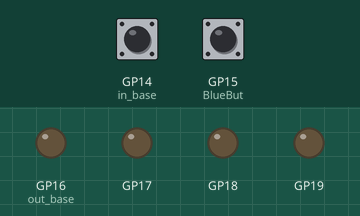
Bench run of a program on a simulated Raspberry Pi Pico running MicroPython. Shown: output pins drawn as LEDs (lit = HIGH). The test bench sets the inputs (shaded band); at power-on: GP15 (BlueBut) LOW, GP14 (in_base) LOW.

Above: at 1.2 s.
1.3 s: GP15 (BlueBut) pulled HIGH for 0.15 s
At 2.6 s:
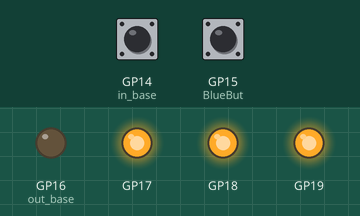
2.9 s: GP14 (in_base) pulled HIGH for 0.15 s
At 3.5 s:
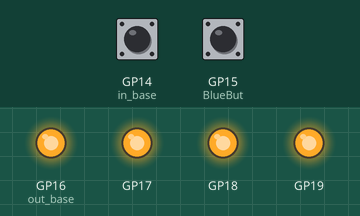
4.5 s: GP14 (in_base) pulled HIGH for 1 s
At 6.0 s:
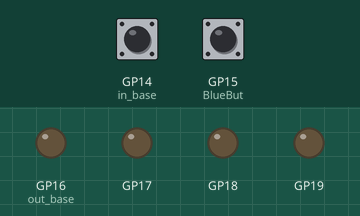
7.0 s: GP14 (in_base) pulled HIGH for 0.15 s
At 7.8 s:
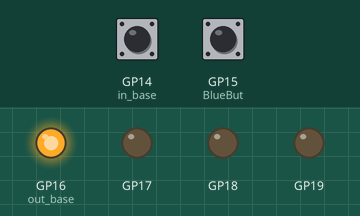
8.6 s: GP14 (in_base) pulled HIGH for 3.2 s
At 13.0 s:
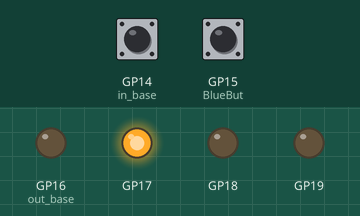
13.3 s: GP14 (in_base) pulled HIGH for 0.15 s
At 13.8 s:
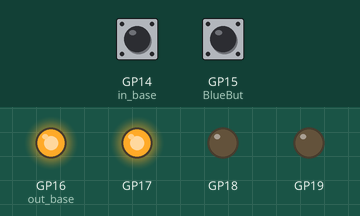
Timing chart, 0 to 15.9 s (numbered marks = the images above; inputs shaded):
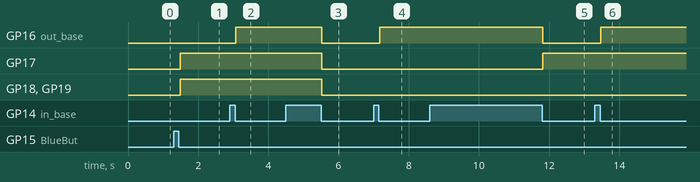

Measured:
- after the input at 1.3 s, GP17–19: LOW → HIGH after 0.18 s
- after the input at 2.9 s, GP16 (out_base): LOW → HIGH after 0.17 s
- after the input at 4.5 s, GP16 (out_base), GP17–19: HIGH → LOW after 1.0 s
- after the input at 7.0 s, GP16 (out_base): LOW → HIGH after 0.17 s
- after the input at 8.6 s, GP16 (out_base): HIGH → LOW after 3.2 s; GP17: LOW → HIGH after 3.2 s
- after the input at 13.3 s, GP16 (out_base): LOW → HIGH after 0.17 s

The program:

PW_94_twoButCounter.py
```python
'''
lesson 94
1- create a sumple two button counter to switch between to x values
'''
# import rp2
# from machine import Pin
# @rp2.asm_pio(out_init=(rp2.PIO.OUT_LOW,)*4,out_shiftdir=rp2.PIO.SHIFT_RIGHT)
# def pioProg():
#     wrap_target()
#     label('readAgain')
#     mov(isr,null)
#     in_(pins,2)

#     nop()[31]
#     nop()[31]
#     mov(x,isr)
#     jmp(not_x,'readAgain')
#     set(y,0b01)
#     jmp(x_not_y,'checkRed')
#     set(y,0b1010)
#     mov(pins,y)
#     jmp('readAgain')
#     label('checkRed')
#     set(y,0b10)
#     jmp(x_not_y,'readAgain')
#     set(y,0b0101)
#     mov(pins,y)
#     jmp('readAgain')
#     wrap()

# pin14=Pin(14,Pin.IN,Pin.PULL_DOWN)
# pin15=Pin(15,Pin.IN,Pin.PULL_DOWN)
# sm0=rp2.StateMachine(0,pioProg,2000,in_base=pin14,out_base=Pin(16,Pin.OUT))
# sm0.active(1)
# while True:
#     pass

##~~~~~~~~~~~~~~~~~~~~~~~
# import rp2
# from machine import Pin
# @rp2.asm_pio(out_init=(rp2.PIO.OUT_LOW,)*4,out_shiftdir=rp2.PIO.SHIFT_RIGHT)
# def pioProg():
#     wrap_target()
#     label('readAgain')
#     mov(isr,null)
#     in_(pins,2)
#     nop()[31]
#     nop()[31]
#     mov(x,isr)
#     jmp(not_x,'readAgain')
#     ## not_x jumps if nothing in x, if x = 0,  same not_y for y =o
#     ## x_not_y  jumps if x is not = to y
#     ## x_dec   loops if x is not zero, then decrements
#     ## input pin, jump if pin is not zero.
#     ##  not_osre  jumps if OSR is empty
#     set(y,0b01)
#     jmp(x_not_y,'checkBlue')
#     set(y,0b0101)
#     mov(pins,y)
#     jmp('readAgain')

#     label('checkBlue')
#     set(y,0b10)
#     jmp(x_not_y,'readAgain')
#     set(y,0b1010)
#     mov(pins,y)
#     jmp('readAgain')
#     wrap()
# pin14=Pin(14,Pin.IN,Pin.PULL_DOWN)
# pin15=Pin(15,Pin.IN,Pin.PULL_DOWN)
# sm0=rp2.StateMachine(0,pioProg,2000,in_base=pin14,out_base=Pin(16,Pin.OUT))
# sm0.active(1)
# while True:
#     pass

######## make two button control and then counter
# import rp2
# import sys
# from machine import Pin
# @rp2.asm_pio(out_init=(rp2.PIO.OUT_LOW,)*4,out_shiftdir=rp2.PIO.SHIFT_RIGHT)

# def pioProg():
#     wrap_target()
#     label('readAgain')
#     mov(isr,null)
#     in_(pins,2)
#     mov(x,isr)
#     jmp(not_x,'readAgain')
#     set(y,0b10)
#     jmp(x_not_y,'checkRed')## if y 10 does not equal x from the pins then it must be 1 or 11
#     set(y,0b1010)
#     mov(pins,y)
#     jmp('readAgain')

#     label('checkRed')
#     set(y,0b01)
#     jmp(x_not_y,'readAgain')## this covers if the pins are not 01 (could be 11 if both pushed)
#     set(y,0b0101)
#     mov(pins,y)
#     jmp('readAgain')
#     wrap()
# RedBut=Pin(15,Pin.IN,Pin.PULL_DOWN)
# sm0= rp2.StateMachine(0,pioProg,freq=2000,in_base=Pin(14,Pin.IN,Pin.PULL_DOWN),out_base=Pin(16,Pin.OUT))
# sm0.active(1)
# try:
#     while True:
#         pass
# except KeyboardInterrupt:
#     sm0.active(0)
#     sys.exit()
# import rp2 ## this works great
# import sys
# from machine import Pin
# @rp2.asm_pio(out_init=(rp2.PIO.OUT_LOW,)*4,out_shiftdir=rp2.PIO.SHIFT_RIGHT)
# def pioProg():
#     set(y,0b1111)
#     wrap_target()
#     # set(y,0b1111) either location should be good since it always runs between the readagain
#     label('readAgain')
#     mov(isr,null)
#     in_(pins,2)
#     nop()[31]
#     nop()[31]
#     mov(x,isr)
#     jmp(not_x,'readAgain')
#     mov(osr,y)## i am storing the y value in OSR and will retrieve it as necessary
#     set(y,0b10)
#     jmp(x_not_y,'checkRed')## if y 10 does not equal x from the pins then it must be 1 or 11
#     mov(y,osr)

#     jmp(y_dec,'decrement')
#     label('decrement')

#     wait(0,pin,1)
#     nop()[31]
#     nop()[31]
#     mov(pins,y)
#     # mov(osr,y) ## do not need it since it is above when the readAgain occurs
#     jmp('readAgain')

#     label('checkRed')
#     set(y,0b01)
#     jmp(x_not_y,'readAgain')## this covers if the pins are not 01 (could be 11 if both pushed)
#     mov(y,osr)
#     mov(y,invert(y))
#     jmp(y_dec,'increment') ## this does increment
#     label('increment')
#     mov(y,invert(y))
#     wait(0,pin,0)
#     nop()[31]
#     nop()[31]

#     mov(pins,y)
#     jmp('readAgain')
#     wrap()
# RedBut=Pin(15,Pin.IN,Pin.PULL_DOWN)
# sm0= rp2.StateMachine(0,pioProg,freq=2000,in_base=Pin(14,Pin.IN,Pin.PULL_DOWN),out_base=Pin(16,Pin.OUT))
# sm0.active(1)
# try:
#     while True:
#         pass
# except KeyboardInterrupt:
#     sm0.active(0)
#     sys.exit()
### below working up down counter
# import rp2
# from time import sleep
# from machine import Pin
# @rp2.asm_pio(out_init=(rp2.PIO.OUT_LOW,)*4,out_shiftdir=rp2.PIO.SHIFT_RIGHT)
# def pioProg():
#     set(y,0b1111)
#     wrap_target()
#     label('readAgain')
#     # mov(osr,y) ## okay to have almost anywhere before it is first used. maintains active count
#     mov(isr,null)
#     in_(pins,2)
#     nop()[31]
#     nop()[31]
#     mov(x,isr)
#     jmp(not_x,'readAgain')
#     mov(osr,y)
#     set(y,0b0001)
#     jmp(x_not_y,'checkBlue')
#     mov(y,osr)
#     # wait(1,pin,0)
#     nop()[31]
#     nop()[31]
#     # wait(0,pin,0)
#     ## note inverted y then decremented and then inverted again, and THEN moved the twice inverted y to pins!!!!!!!
#     mov(y,invert(y)) ## is y is 0010 then invert is 1101, then dec to 1100, invert to 0011 and show in pins

#     jmp(y_dec,'dec')
#     label('dec')
#     mov(y,invert(y))
#     wait(0,pin,0)
#     mov(pins,y)
#     jmp('readAgain')


#     label('checkBlue')
#     set(y,0b0010)
#     jmp(x_not_y,'readAgain')
#     mov(y,osr)
#     jmp(y_dec,'next')
#     label('next')
#     # wait(1,pin,1)
#     nop()[31]
#     nop()[31]
#     wait(0,pin,1)
#     mov(pins,y)
#     wrap()
# blue15=Pin(15,Pin.IN,Pin.PULL_DOWN)
# red14=Pin(14,Pin.IN,Pin.PULL_DOWN)
# sm1=rp2.StateMachine(0,pioProg,in_base=Pin(14),freq=2000,out_base=Pin(16,Pin.OUT))
# sm1.active(1)
# while True:
#     pass
##### 2 Apr 2025  red is pin 14, RED 0b0001  :: blue is 15 0b0010
from machine import Pin
import sys
import rp2
@rp2.asm_pio(out_init=(rp2.PIO.OUT_LOW,)*4,out_shiftdir=rp2.PIO.SHIFT_RIGHT)
def pioProg():
    wrap_target()
    set(y,0b1111)
    label('readAgain')
    mov(isr,null)
    in_(pins,2)
    nop()[31]
    nop()[31]
    mov(x,isr)
    mov(osr,y)
    jmp(not_x,'readAgain')  ## if x is zero. jmp to readAgain
    set(y,0b0001) ## red
    jmp(x_not_y,'CheckBlue')  ## blue will be count down
    mov(y,osr)
    wait(0,pin,0)
    nop()[31]
    mov(y,invert(y))
    jmp(y_dec,'increment')
    label('increment')
    mov(y,invert(y))
    mov(pins,y)
    mov(osr,y)
    jmp('readAgain')
    label('CheckBlue')
    set(y,0b0010)
    jmp(x_not_y,'readAgain')
    mov(y,osr)## retreving y from osr storage
    jmp(y_dec,'decrement')
    label('decrement')
    wait(0,pin,1)
    nop()[31]
    nop()[31]
    mov(pins,y)
    jmp('readAgain')
    wrap()
BlueBut=Pin(15,Pin.IN,Pin.PULL_DOWN)
sm0=rp2.StateMachine(0,pioProg,freq=2000,in_base=Pin(14,Pin.IN,Pin.PULL_DOWN),out_base=Pin(16,Pin.OUT))
sm0.active(1)
try:
    while True:
        pass
except KeyboardInterrupt:
    sm0.active(0)
    sys.exit()
```
